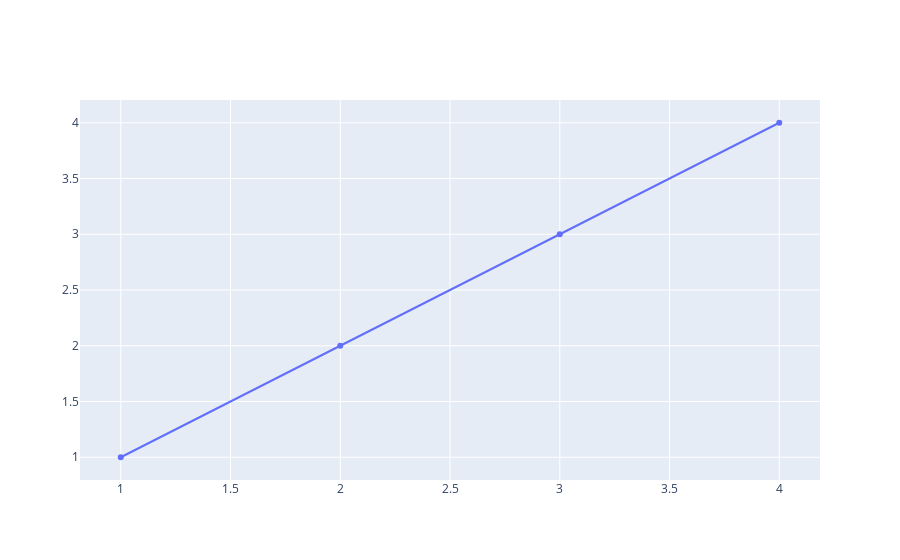

Write notebook code for a chart like this one.
### Code cell
fig = go.Figure(data = go.Scatter(x=[1,2,3,4], y=[1,2,3,4]))
fig.show()

### Figure 1 — Plotly figure (JSON) as saved in the notebook; plotly's stock layout.template omitted (floating-point values rounded to 4 significant figures)
{"data": [{"type": "scatter", "x": [1, 2, 3, 4], "y": [1, 2, 3, 4]}], "layout": {}}
